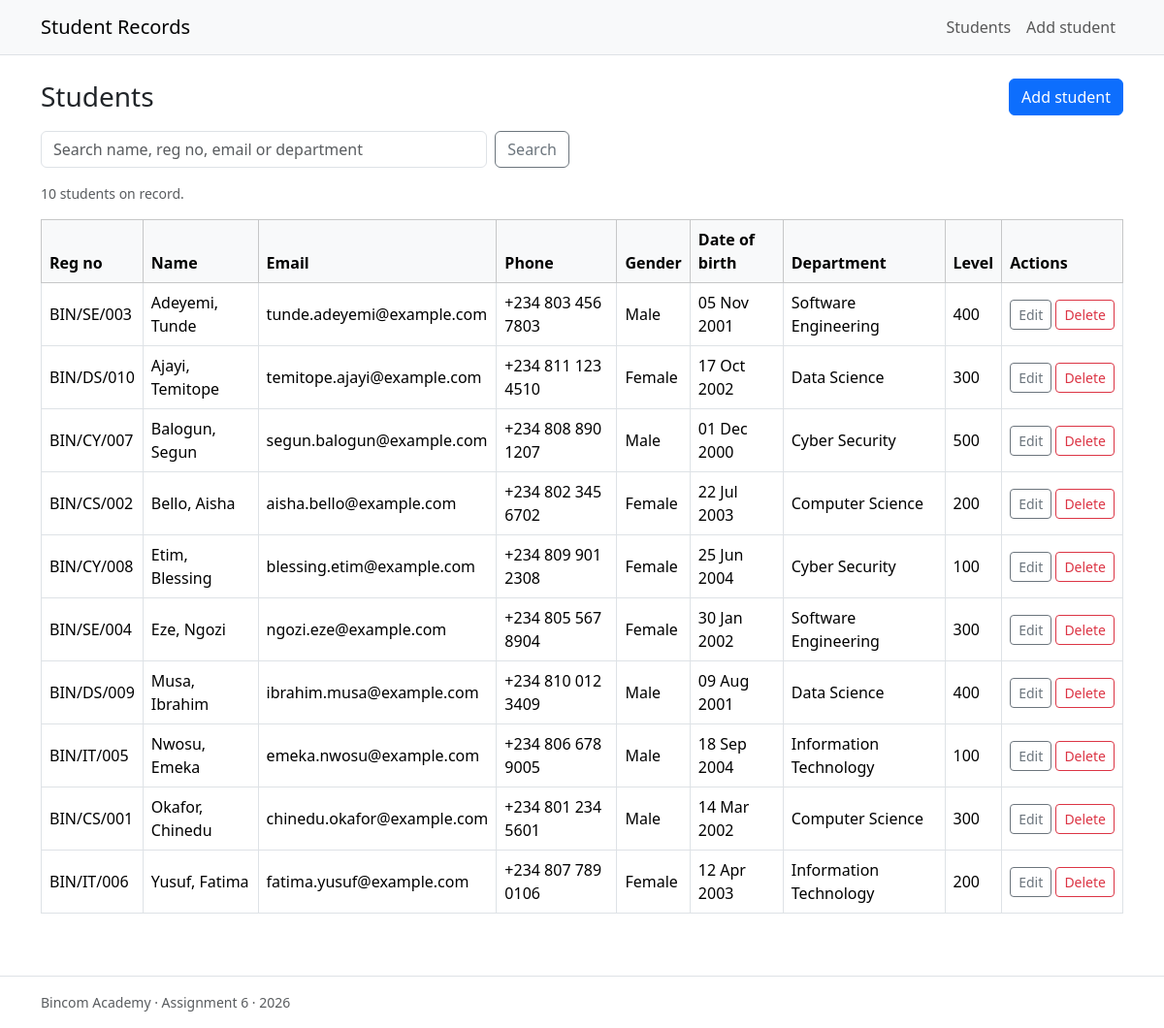
The page / on the database its author committed.
### tables this page shows
CREATE TABLE students (
    id            INT UNSIGNED NOT NULL AUTO_INCREMENT,
    reg_no        VARCHAR(20)  NOT NULL,
    first_name    VARCHAR(50)  NOT NULL,
    last_name     VARCHAR(50)  NOT NULL,
    email         VARCHAR(100) NOT NULL,
    phone         VARCHAR(20)  NOT NULL,
    gender        ENUM('Male', 'Female', 'Other') NOT NULL,
    date_of_birth DATE         NOT NULL,
    department    VARCHAR(100) NOT NULL,
    level         VARCHAR(20)  NOT NULL,
    created_at    TIMESTAMP    NOT NULL DEFAULT CURRENT_TIMESTAMP,
    PRIMARY KEY (id),
    UNIQUE KEY uniq_reg_no (reg_no),
    UNIQUE KEY uniq_email (email)
);

### config.php (called while the page is built, shortened)
<?php
function e(?string $value): string
{
    return htmlspecialchars((string) $value, ENT_QUOTES, 'UTF-8');
}

### index.php (the view, shortened to what this page needs)
<?php
require_once __DIR__ . '/config.php';
$search = trim((string) ($_GET['q'] ?? ''));
$columns = 'id, reg_no, first_name, last_name, email, phone, gender, date_of_birth, department, level';
if ($search !== '') {
    $like = '%' . addcslashes($search, '%_\\') . '%';
    $stmt = $conn->prepare(
        "SELECT $columns FROM students
         WHERE reg_no LIKE ? OR first_name LIKE ? OR last_name LIKE ?
            OR email LIKE ? OR department LIKE ?
         ORDER BY last_name ASC, first_name ASC"
    );
    $stmt->bind_param('sssss', $like, $like, $like, $like, $like);
    $stmt->execute();
    $students = $stmt->get_result();
} else {
    $students = $conn->query(
        "SELECT $columns FROM students ORDER BY last_name ASC, first_name ASC"
    );
}
$total = $students->num_rows;
require __DIR__ . '/header.php';
?>
<div class="d-flex justify-content-between align-items-center mb-3">
  <h1 class="h3 mb-0">Students</h1>
  <a class="btn btn-primary" href="create.php">Add student</a>
</div>
<form method="get" action="index.php" class="row g-2 mb-3">
  <div class="col-sm-8 col-md-5">
    <input type="search" class="form-control" id="q" name="q"
           value="<?php echo e($search); ?>"
           placeholder="Search name, reg no, email or department">
  </div>
  <div class="col-auto">
    <button type="submit" class="btn btn-outline-secondary">Search</button>
  </div>
</form>
<p class="text-muted small">
  <?php if ($search !== ''): ?>
    <?php echo (int) $total; ?> result<?php echo $total === 1 ? '' : 's'; ?>
    for &ldquo;<?php echo e($search); ?>&rdquo;.
  <?php else: ?>
    <?php echo (int) $total; ?> student<?php echo $total === 1 ? '' : 's'; ?> on record.
  <?php endif; ?>
</p>
<div class="table-responsive">
  <table class="table table-bordered table-hover align-middle">
    <thead class="table-light">
      <tr>
        <th scope="col">Reg no</th>
        <th scope="col">Name</th>
        <th scope="col">Email</th>
        <th scope="col">Phone</th>
        <th scope="col">Gender</th>
        <th scope="col">Date of birth</th>
        <th scope="col">Department</th>
        <th scope="col">Level</th>
        <th scope="col">Actions</th>
      </tr>
    </thead>
    <tbody>
      <?php if ($total === 0): ?>
        <tr>
          <td colspan="9" class="text-center text-muted py-4">
            <?php if ($search !== ''): ?>
              No students match your search.
            <?php else: ?>
              No students yet. Click &ldquo;Add student&rdquo; to create the first record.
            <?php endif; ?>
          </td>
        </tr>
      <?php else: ?>
        <?php while ($student = $students->fetch_assoc()): ?>
          <tr>
            <td><?php echo e($student['reg_no']); ?></td>
            <td><?php echo e($student['last_name'] . ', ' . $student['first_name']); ?></td>
            <td><?php echo e($student['email']); ?></td>
            <td><?php echo e($student['phone']); ?></td>
            <td><?php echo e($student['gender']); ?></td>
            <td><?php echo e(date('d M Y', strtotime($student['date_of_birth']))); ?></td>
            <td><?php echo e($student['department']); ?></td>
            <td><?php echo e($student['level']); ?></td>
            <td class="text-nowrap">
              <a class="btn btn-sm btn-outline-secondary"
                 href="edit.php?id=<?php echo (int) $student['id']; ?>">Edit</a>
              <form method="post" action="delete.php" class="d-inline">
                <button type="submit" class="btn btn-sm btn-outline-danger">Delete</button>
              </form>
            </td>
          </tr>
        <?php endwhile; ?>
      <?php endif; ?>
    </tbody>
  </table>
</div>
<?php require __DIR__ . '/footer.php'; ?>

### header.php (shortened to what this page needs)
<!DOCTYPE html>
<html lang="en">
<head>
  <link rel="stylesheet" href="https://cdn.jsdelivr.net/npm/bootstrap@5.3.3/dist/css/bootstrap.min.css">
</head>
<body class="bg-white">
  <nav class="navbar navbar-expand bg-light border-bottom mb-4">
    <div class="container">
      <a class="navbar-brand" href="index.php"><?php echo e(APP_NAME); ?></a>
      <div class="navbar-nav">
        <a class="nav-link" href="index.php">Students</a>
        <a class="nav-link" href="create.php">Add student</a>
      </div>
    </div>
  </nav>
  <main class="container pb-5">

### footer.php (shortened to what this page needs)
  </main>
  <footer class="border-top py-3">
    <div class="container text-muted small">
      Bincom Academy &middot; Assignment 6 &middot; <?php echo date('Y'); ?>
    </div>
  </footer>
</body>
</html>

### rows shown on the page
students: reg_no "BIN/SE/003", last_name+first_name "Adeyemi, Tunde", email "tunde.adeyemi@example.com", phone "+234 803 456 7803", gender "Male", date_of_birth "05 Nov 2001", department "Software Engineering", level "400"
students: reg_no "BIN/DS/010", last_name+first_name "Ajayi, Temitope", email "temitope.ajayi@example.com", phone "+234 811 123 4510", gender "Female", date_of_birth "17 Oct 2002", department "Data Science", level "300"
students: reg_no "BIN/CY/007", last_name+first_name "Balogun, Segun", email "segun.balogun@example.com", phone "+234 808 890 1207", gender "Male", date_of_birth "01 Dec 2000", department "Cyber Security", level "500"
students: reg_no "BIN/CS/002", last_name+first_name "Bello, Aisha", email "aisha.bello@example.com", phone "+234 802 345 6702", gender "Female", date_of_birth "22 Jul 2003", department "Computer Science", level "200"
students: reg_no "BIN/CY/008", last_name+first_name "Etim, Blessing", email "blessing.etim@example.com", phone "+234 809 901 2308", gender "Female", date_of_birth "25 Jun 2004", department "Cyber Security", level "100"
students: reg_no "BIN/SE/004", last_name+first_name "Eze, Ngozi", email "ngozi.eze@example.com", phone "+234 805 567 8904", gender "Female", date_of_birth "30 Jan 2002", department "Software Engineering", level "300"
students: reg_no "BIN/DS/009", last_name+first_name "Musa, Ibrahim", email "ibrahim.musa@example.com", phone "+234 810 012 3409", gender "Male", date_of_birth "09 Aug 2001", department "Data Science", level "400"
students: reg_no "BIN/IT/005", last_name+first_name "Nwosu, Emeka", email "emeka.nwosu@example.com", phone "+234 806 678 9005", gender "Male", date_of_birth "18 Sep 2004", department "Information Technology", level "100"
students: reg_no "BIN/CS/001", last_name+first_name "Okafor, Chinedu", email "chinedu.okafor@example.com", phone "+234 801 234 5601", gender "Male", date_of_birth "14 Mar 2002", department "Computer Science", level "300"
students: reg_no "BIN/IT/006", last_name+first_name "Yusuf, Fatima", email "fatima.yusuf@example.com", phone "+234 807 789 0106", gender "Female", date_of_birth "12 Apr 2003", department "Information Technology", level "200"

### other values the page prints
APP_NAME "Student Records"
$total "10"
